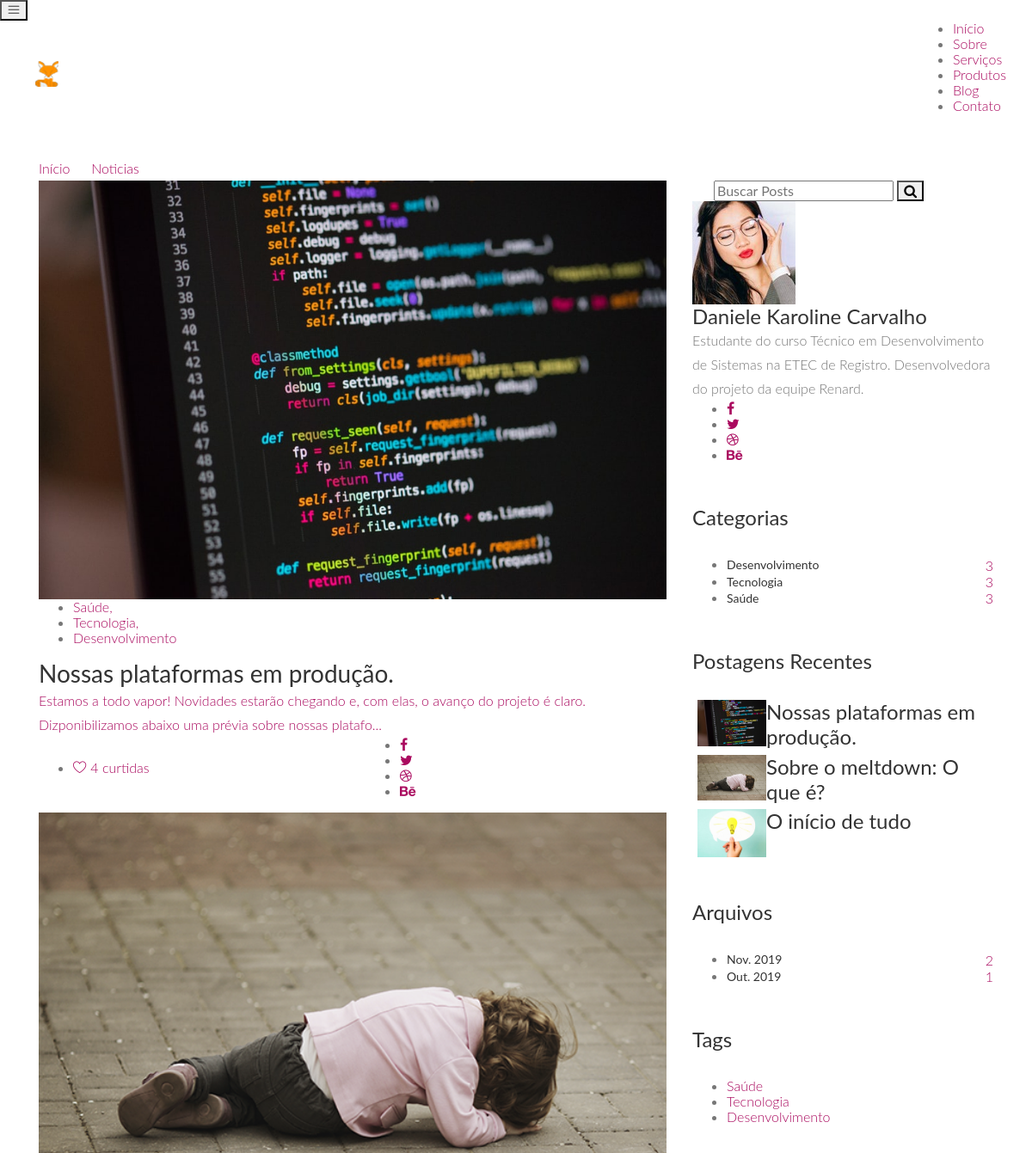
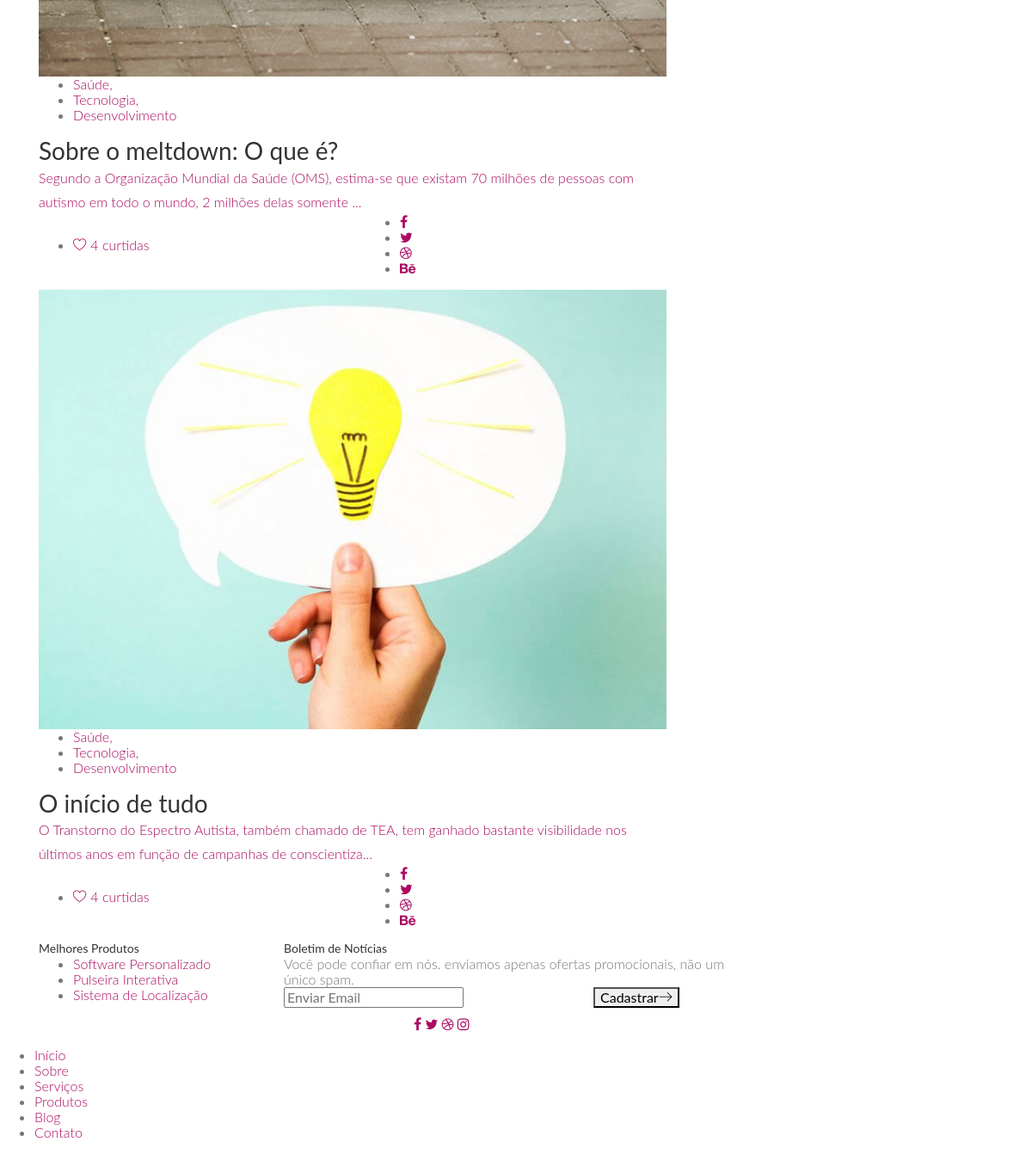
Page /blog-home.php on the committed database (2 pictures, top to bottom).
### tables this page shows
CREATE TABLE IF NOT EXISTS `blogimagem` (
  `BlogImagem_Codigo` int(11) NOT NULL AUTO_INCREMENT,
  `BlogImagem_Nome` longtext DEFAULT NULL,
  `BlogImagem_Blog_Codigo` int(11) DEFAULT NULL,
  `BlogImagem_Destaque` char(1) DEFAULT 'n',
  PRIMARY KEY (`BlogImagem_Codigo`),
  KEY `FK__blog` (`BlogImagem_Blog_Codigo`),
  CONSTRAINT `FK__blog` FOREIGN KEY (`BlogImagem_Blog_Codigo`) REFERENCES `blog` (`Blog_Codigo`)
);

CREATE TABLE IF NOT EXISTS `blog` (
  `Blog_Codigo` int(11) NOT NULL AUTO_INCREMENT,
  `Blog_Titulo` varchar(150) DEFAULT NULL,
  `Blog_Corpo` longtext DEFAULT NULL,
  `Blog_Data` timestamp NULL DEFAULT NULL,
  `Blog_Texto` longtext DEFAULT NULL,
  PRIMARY KEY (`Blog_Codigo`)
);

CREATE TABLE IF NOT EXISTS `conteudo` (
  `Conteudo_Codigo` int(11) NOT NULL AUTO_INCREMENT,
  `Conteudo_Titulo` varchar(250) DEFAULT NULL,
  `Conteudo_Corpo` longtext DEFAULT NULL,
  `Conteudo_Link_Codigo` int(11) DEFAULT NULL,
  PRIMARY KEY (`Conteudo_Codigo`),
  KEY `FK_conteudo_link` (`Conteudo_Link_Codigo`),
  CONSTRAINT `FK_conteudo_link` FOREIGN KEY (`Conteudo_Link_Codigo`) REFERENCES `link` (`Link_Codigo`)
);

### blog-home.php (the view, shortened to what this page needs)
   <?php
	include("functions/conexao.php");
?>
<!DOCTYPE html>
<html lang="zxx" class="no-js">
	<?php
		include("head.php");
	?>
	<body>
		<?php
			include("header.php");
		?>
		<section class="banner-area relative" id="home">
			<div class="container">
				<div class="row d-flex align-items-center justify-content-center">
					<div class="about-content col-lg-12">
						<h1 class="text-white">
						</h1>
						<p class="text-white link-nav"><a href="index.php">Início </a>  <span class="lnr lnr-arrow-right"></span>  <a href="blog-home.php"> Noticias</a></p>
					</div>
				</div>
			</div>
		</section>
		<section class="blog-posts-area section-gap">
			<div class="container">
				<div class="row">
					<div class="col-lg-8 post-list blog-post-list">
                   <?php
                       $query = mysqli_query($conexao, "SELECT * FROM blog INNER JOIN blogImagem ON BlogImagem_Blog_Codigo = Blog_Codigo WHERE BlogImagem_Destaque = 's' GROUP BY Blog_Codigo ORDER BY Blog_Codigo DESC LIMIT 4");
                       while($exibe = mysqli_fetch_array($query)){
                   ?>
                           <div class="single-post">
							<img class="img-fluid" src="img/blog/<?php echo $exibe[6] ?>" width="1000" heigth="688"  alt="">
							<ul class="tags">
								<li><a href="#">Saúde, </a></li>
								<li><a href="#">Tecnologia, </a></li>
								<li><a href="#">Desenvolvimento</a></li>
							</ul>
							<a href="blog-single.php?idb=<?php echo $exibe[0] ?>">
								<h1>
                                       <?php echo $exibe[1] ?>
								</h1>
								<p>
									<?php echo substr($exibe[4],0,150); echo '...' ?>
                                   </p>
							</a>
							<div class="bottom-meta">
								<div class="user-details row align-items-center">
									<div class="comment-wrap col-lg-6">
										<ul>
											<li><a href="#"><span class="lnr lnr-heart"></span>	4 curtidas</a></li>
										</ul>
									</div>
									<div class="social-wrap col-lg-6">
										<ul>
											<li><a href="#"><i class="fa fa-facebook"></i></a></li>
											<li><a href="#"><i class="fa fa-twitter"></i></a></li>
											<li><a href="#"><i class="fa fa-dribbble"></i></a></li>
											<li><a href="#"><i class="fa fa-behance"></i></a></li>
										</ul>
									</div>
								</div>
							</div>
                           </div>
                   <?php } ?>
                       </div>
					<div class="col-lg-4 sidebar">
						<div class="single-widget search-widget">
							<form class="example" action="#" style="margin:auto;max-width:300px">
							  <input type="text" placeholder="Buscar Posts" name="search2">
							  <button type="submit"><i class="fa fa-search"></i></button>
							</form>
						</div>
						<div class="single-widget protfolio-widget">
							<img src="img/blog/user2.jpg" alt="">
							<a href="#"><h4>Daniele Karoline Carvalho</h4></a>
							<p>
								Estudante do curso Técnico em Desenvolvimento de Sistemas na ETEC de Registro.
								Desenvolvedora do projeto da equipe Renard.
							</p>
							<ul>
								<li><a href="#"><i class="fa fa-facebook"></i></a></li>
								<li><a href="#"><i class="fa fa-twitter"></i></a></li>
								<li><a href="#"><i class="fa fa-dribbble"></i></a></li>
								<li><a href="#"><i class="fa fa-behance"></i></a></li>
							</ul>
						</div>
						<div class="single-widget category-widget">
							<h4 class="title">Categorias</h4>
							<ul>
								<li><a href="blog-home.php" class="justify-content-between align-items-center d-flex"><h6>Desenvolvimento</h6> <span>3</span></a></li>
								<li><a href="blog-home.php" class="justify-content-between align-items-center d-flex"><h6>Tecnologia</h6> <span>3</span></a></li>
								<li><a href="blog-home.php" class="justify-content-between align-items-center d-flex"><h6>Saúde</h6> <span>3</span></a></li>
							</ul>
						</div>
						<?php include("post_recent.php")?>
						<div class="single-widget category-widget">
							<h4 class="title">Arquivos</h4>
							<ul>
								<li><a href="#" class="justify-content-between align-items-center d-flex"><h6>Nov. 2019</h6> <span>2</span></a></li>
								<li><a href="#" class="justify-content-between align-items-center d-flex"><h6>Out. 2019</h6> <span>1</span></a></li>
		      				</ul>
						</div>
						<div class="single-widget tags-widget">
							<h4 class="title">Tags</h4>
							 <ul>
							 	<li><a href="#">Saúde</a></li>
							 	<li><a href="#">Tecnologia</a></li>
							 	<li><a href="#">Desenvolvimento</a></li>
							 </ul>
						</div>
					</div>
				</div>
			</div>
		</section>
		<?php
			include("footer.php");
		?>
	</body>
</html>

### post_recent.php
<div class="single-widget recent-posts-widget">
	<h4 class="title">Postagens Recentes</h4>
	<?php
		$query = mysqli_query($conexao, "SELECT * FROM blog INNER JOIN blogImagem ON BlogImagem_Blog_Codigo = Blog_Codigo WHERE BlogImagem_Destaque = 's' GROUP BY Blog_Codigo ORDER BY Blog_Codigo DESC LIMIT 4");
		while($exibe = mysqli_fetch_array($query)){
	?>
	<div class="blog-list ">
		<div class="single-recent-post d-flex flex-row" style=" margin: 0.5vw;">
			<div class="recent-thumb">
				<img src="img/blog/<?php echo $exibe[6]?>" style="width: 80px" alt="">
			</div>
			<div class="recent-details">
				<a href="blog-single.php?idb=<?php echo $exibe[0] ?>">
					<h4>
					<?php echo $exibe[1] ?>
					</h4>
				</a>
			</div>
		</div>
	</div>
	<?php } ?>
</div>

### footer.php (shortened to what this page needs)
<?php
include("functions/conexao.php")
?>
<footer class="footer-area section-gap" >
    <div class="container">
        <div class="row">
            <div class="col-lg-3 col-md-12">
                <div class="single-footer-widget">
                    <h6>Melhores Produtos</h6>
                    <ul class="footer-nav">
                        <?php
                            $query = mysqli_query($conexao, "SELECT Conteudo_Codigo, Conteudo_Titulo FROM conteudo WHERE Conteudo_Link_Codigo = 6 ORDER BY Conteudo_Codigo DESC LIMIT 3");
                            while($exibe = mysqli_fetch_array($query)){
                        ?>
                        <li><a href="services-details.php?ids=<?php echo $exibe[0] ?>"><?php echo $exibe[1] ?></a></li>
                        <?php } ?>
                    </ul>
                </div>
            </div>
            <div class="col-lg-6  col-md-12">
                <div class="single-footer-widget newsletter">
                    <h6>Boletim de Notícias</h6>
                    <p>Você pode confiar em nós. enviamos apenas ofertas promocionais, não um único spam.</p>
                    <div id="mc_embed_signup">
                        <form target="_blank" novalidate="true" action="https://spondonit.us12.list-manage.com/subscribe/post?u=1462626880ade1ac87bd9c93a&amp;id=92a4423d01" method="get" class="form-inline">
                            <div class="form-group row" style="width: 100%">
                                <div class="col-lg-8 col-md-12">
                                    <input name="EMAIL" placeholder="Enviar Email" onfocus="this.placeholder = ''" onblur="this.placeholder = 'Enter Email '" required="" type="email">
                                </div>
                                <div class="col-lg-4 col-md-12">
                                    <button class="nw-btn primary-btn">Cadastrar<span class="lnr lnr-arrow-right"></span></button>
                                </div>
                            </div>
                        </form>
                    </div>
                </div>
            </div>
        <div class="row footer-bottom d-flex justify-content-between">
            <p class="col-lg-8 col-sm-12 footer-text m-0 text-white">
			</p>
            <div class="col-lg-4 col-sm-12 footer-social">
                <a href="#"><i class="fa fa-facebook"></i></a>
                <a href="#"><i class="fa fa-twitter"></i></a>
                <a href="#"><i class="fa fa-dribbble"></i></a>
                <a href="#"><i class="fa fa-instagram"></i></a>
            </div>
        </div>
    </div>
</footer>

### Robotics - Doc/css/main.css (style rules this page uses)
body { background-color:#FFF; font-family: "Lato", sans-serif; font-weight: 300; font-size:16px; line-height:18px; color:#777; }
p { margin:0; }
a { color: #aa0a5f; }
a, a:hover, a:focus { text-decoration: none; outline: 0; }
h1, h2, h3, h4, h5, h6 { color: #333; margin:0; font-weight: normal; }
h1 { font-size: 28px; }
h6 { font-size: 14px; }
section p { line-height: 28px; }
.title { margin: 50px 0 30px; }

### rows in the picture
blogimagem: BlogImagem_Nome (picture), BlogImagem_Blog_Codigo.Blog_Titulo "Nossas plataformas em produção.", BlogImagem_Blog_Codigo.Blog_Texto "Estamos a todo vapor! Novidades estarão chegando e, com elas, o avanço do projeto é claro. Dizponibilizamos abaixo uma prévia sobre nossas platafo"
blogimagem: BlogImagem_Nome (picture), BlogImagem_Blog_Codigo.Blog_Titulo "Sobre o meltdown: O que é?", BlogImagem_Blog_Codigo.Blog_Texto "Segundo a Organização Mundial da Saúde (OMS), estima-se que existam 70 milhões de pessoas com autismo em todo o mundo, 2 milhões delas somente"
blogimagem: BlogImagem_Nome (picture), BlogImagem_Blog_Codigo.Blog_Titulo "O início de tudo", BlogImagem_Blog_Codigo.Blog_Texto "O Transtorno do Espectro Autista, também chamado de TEA, tem ganhado bastante visibilidade nos últimos anos em função de campanhas de conscientiza"
conteudo: Conteudo_Titulo "Software Personalizado"
conteudo: Conteudo_Titulo "Pulseira Interativa"
conteudo: Conteudo_Titulo "Sistema de Localização"
